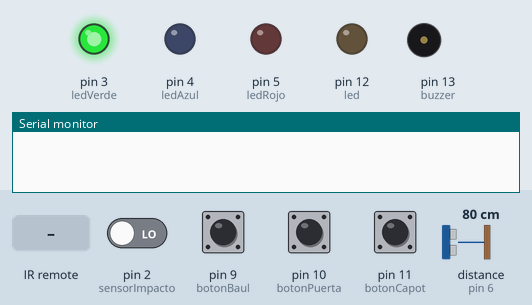
Simulated run of this sketch. Board: Arduino Uno, built with avr-gcc and run on an emulated ATmega328P. On the bench: output pins drawn as LEDs (lit = HIGH), buzzer (waves = sounding, pin HIGH), the last lines printed to the serial monitor. Dashed ring = blinking. Inputs (shaded band) come from the test bench; at power-on: pin 2 (sensorImpacto), pin 9 (botonBaul), pin 10 (botonPuerta), pin 11 (botonCapot) LOW, distance to the obstacle (sensor on pin 6) 80 cm. The echo pulse lasts 58.3 µs per cm; pins used as bus, display or sensor lines are not drawn.

Above: at 1.2 s.
1.3 s: infrared code 0x6A68351E received
At 1.6 s:
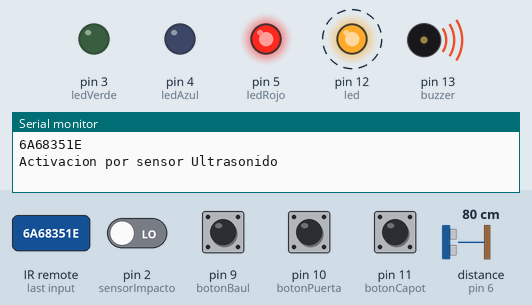
5.8 s: pin 2 (sensorImpacto) driven HIGH
Timing chart, 0 to 18.8 s (numbered marks = the images above; inputs shaded):
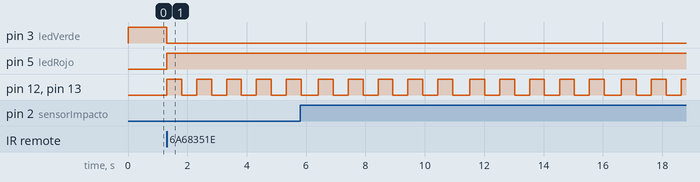

The sketch:

Proyecto_final.ino
```cpp
// Librerias
#include <IRremote.h>
#define Boton_1 0x6A68351E

// Declaración de pin de entrada y salida
const int buzzer = 13;
const int led = 12;
const int botonCapot = 11;
const int botonPuerta = 10;
const int botonBaul = 9;
const int sensorIR = 8;  // Sensor para control remoto
int trig = 7;
int eco = 6;
const int ledRojo = 5;
const int ledAzul = 4;
const int ledVerde = 3;
const int sensorImpacto = 2;

// Declaro variables
int distancia;
int duracion;
int contadorDuracionAlarma = 0;
const int tiempoAntirebote = 10;
const int cicloAlarmaActiva = 5;  // Constante que almacena la max cantidad de ciclos cuando se dispara
int activarAlarma = false;
int estadoAlarma = LOW;
int estadoSensorImpacto;
int estadobotonBaul;
int estadobotonPuerta;
int estadobotonCapot;
int estadoBotonAnteriorBaul;
int estadoBotonAnteriorPuerta;
int estadoBotonAnteriorCapot;

// Codigo para sensor IR
IRrecv irrecv(sensorIR);  // Creamos un objeto para recibir inflarojo
decode_results codigo;  // Creamos otro objeto


boolean antirebote(int pin) {
  // Funcion que elimina el antirebote de los botones
  int contador = 0;
  boolean estado;
  boolean estadoAnterior;

  do {
    estado = digitalRead(pin);
    if(estado != estadoAnterior) {
      contador = 0;
      estadoAnterior = estado;
    }
    else {
      contador = contador + 1;
    }
    delay(1);
  } while(contador < tiempoAntirebote);

  return estado;
}

void controlBotones(){
  // Boton Baul
  estadobotonBaul = digitalRead(botonBaul);
  if(estadobotonBaul !=estadoBotonAnteriorBaul)
  {
    if(antirebote(botonBaul)) {
      estadoAlarma = HIGH;
      Serial.println("Baul Abierto");
    }
  }
  estadoBotonAnteriorBaul = estadobotonBaul;

  // Boton Puertas
  estadobotonPuerta = digitalRead(botonPuerta);
  if(estadobotonPuerta !=estadoBotonAnteriorPuerta) {
    if(antirebote(botonPuerta)) {
      estadoAlarma = HIGH;
      Serial.println("Puerta Abierto");
      }
    }
  estadoBotonAnteriorPuerta = estadobotonPuerta;

  // Boton Capot
  estadobotonCapot = digitalRead(botonCapot);
  if(estadobotonCapot !=estadoBotonAnteriorCapot) {
    if(antirebote(botonCapot)) {
      estadoAlarma = HIGH;
      Serial.println("Capot Abierto");
      }
    }
  estadoBotonAnteriorCapot = estadobotonCapot;
}

void controlUltrasonido(){
  // Largamos un pulso en el sonsor SR04
  digitalWrite(trig, HIGH);
  delay(1);
  digitalWrite(trig, LOW);

  duracion = pulseIn(eco, HIGH);  // Leemos la duración del pulso
  distancia = duracion / 58.2;  // Transformamos la duración en centimetros
  //Serial.print("Distancia: ");
  //Serial.println(distancia);

  if(distancia < 9 || distancia > 12){  // Si la distancia es menos a 9cm o mayor a 12 entonces:
    estadoAlarma = HIGH;
    Serial.println("Activacion por sensor Ultrasonido");
  }
}

void controlSensorImpacto(){
  estadoSensorImpacto = digitalRead(sensorImpacto);
  //Serial.print("Sensor Impacto: ");
  //Serial.println(estadoSensorImpacto);
  if( estadoSensorImpacto == HIGH){
    estadoAlarma = HIGH;
    Serial.println("Activacion por sensor Impacto");
  }
}

void alarmaActiva(){
  // Control de sensores que dispararan la alarma de ser necesario
  controlBotones();
  controlUltrasonido();
  controlSensorImpacto();
}

void encenderColorRojo(){
  digitalWrite(ledRojo, HIGH); // Ensendemos led Rojo
  digitalWrite(ledAzul, LOW); // Apagamos led Azul
  digitalWrite(ledVerde, LOW); // Apagamos led Verde
}

void encenderColorAzul(){
  digitalWrite(ledRojo, LOW); // Apagamos led Rojo
  digitalWrite(ledAzul, HIGH); // Ensendemos led Azul
  digitalWrite(ledVerde, LOW); // Apagamos led Verde

}

void encenderColorVerde(){
  digitalWrite(ledRojo, LOW); // Apagamos led Rojo
  digitalWrite(ledAzul, LOW); // Apagamos led Azul
  digitalWrite(ledVerde, HIGH); // Ensendemos led Verde

}

void setup() {
  // put your setup code here, to run once:
  pinMode(botonBaul, INPUT);
  pinMode(botonPuerta, INPUT);
  pinMode(botonCapot, INPUT);
  pinMode(led, OUTPUT);
  pinMode(ledRojo, OUTPUT);
  pinMode(ledVerde, OUTPUT);
  pinMode(ledAzul, OUTPUT);
  pinMode(buzzer, OUTPUT);
  pinMode(trig, OUTPUT);
  pinMode(eco, INPUT);
  pinMode(sensorImpacto, INPUT);
  Serial.begin(9600);  // Iniciamos el monitor serial
  irrecv.enableIRIn();  // Inicializamos la comunicación con el modulo
}

void loop() {

  // CODIGO DE SENSOR IR
  if(irrecv.decode(&codigo)){
    // Mostramos el codigo recibido, HEX define que el valor sera hexadecimal
    Serial.println(codigo.value, HEX);
    if(codigo.value == Boton_1){  // Si precionamos el primer boton
      encenderColorRojo();  // Encendemos led rojo indicando activacion de alarma
      activarAlarma = !activarAlarma;  // Esto srive para poder activar y desactivar desde el mismo boton
      estadoAlarma = LOW;
    }
    irrecv.resume();  //  Sirve para que este listo el objeto para recibir otro codigo
  }

  // Verificamos si la alarma esta prendida poniendo los sensores a la escucha
  if(activarAlarma == true){
    alarmaActiva();
  }
  // Verificamos si la alarma esta apagada
  else{
    encenderColorVerde();
    contadorDuracionAlarma = 0;
  }

  if (estadoAlarma == HIGH)   // Si la alarma fue disparada
  {
    if (contadorDuracionAlarma < cicloAlarmaActiva)  // Verifico el ciclo para que no suene de manera infinita
    {
      digitalWrite(buzzer, estadoAlarma); // Ensendemos zumbador
      digitalWrite(led, estadoAlarma); // Ensendemos led
      delay(500);  // Esperamos 500ms
      digitalWrite(buzzer, LOW); // Apagamos zumbador
      digitalWrite(led, LOW); // Apagamos led
      delay(500);  // Esperamos 500ms

      // Incremento el contador para que la alarma no suene infinitamente
      contadorDuracionAlarma += 1;
      Serial.println(contadorDuracionAlarma);
    }
    // Si la alarma sono demaciado tiempo la apago
    else
    {
      estadoAlarma = LOW;
      contadorDuracionAlarma = 0;
    }

  }
  else  // Si la alarma no esta activa apagamos los actuadores de aviso
  {
    digitalWrite(buzzer, LOW); // Apagamos zumbador
    digitalWrite(led, LOW); // Apagamos led
  }

}
  
```

Measured:
- after the input at 1.3 s, pin 3 (ledVerde): HIGH → LOW at once; pin 5 (ledRojo): LOW → HIGH at once; pin 12 (led), pin 13 (buzzer): alternates HIGH for 0.50 s and LOW for 0.51 s, starting at once
